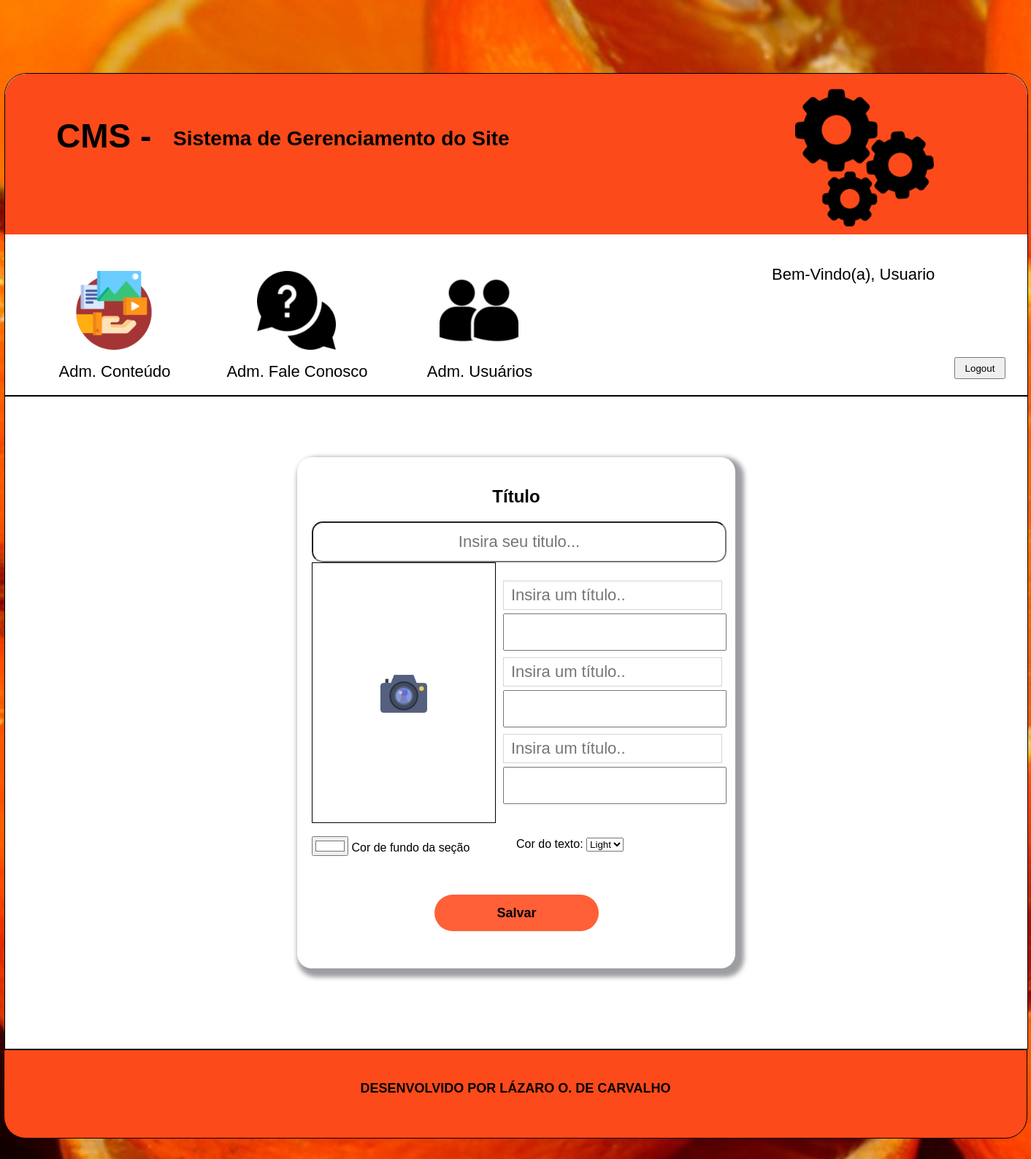
The app's page /cms/addCuriosidades.php (signed in), older data.
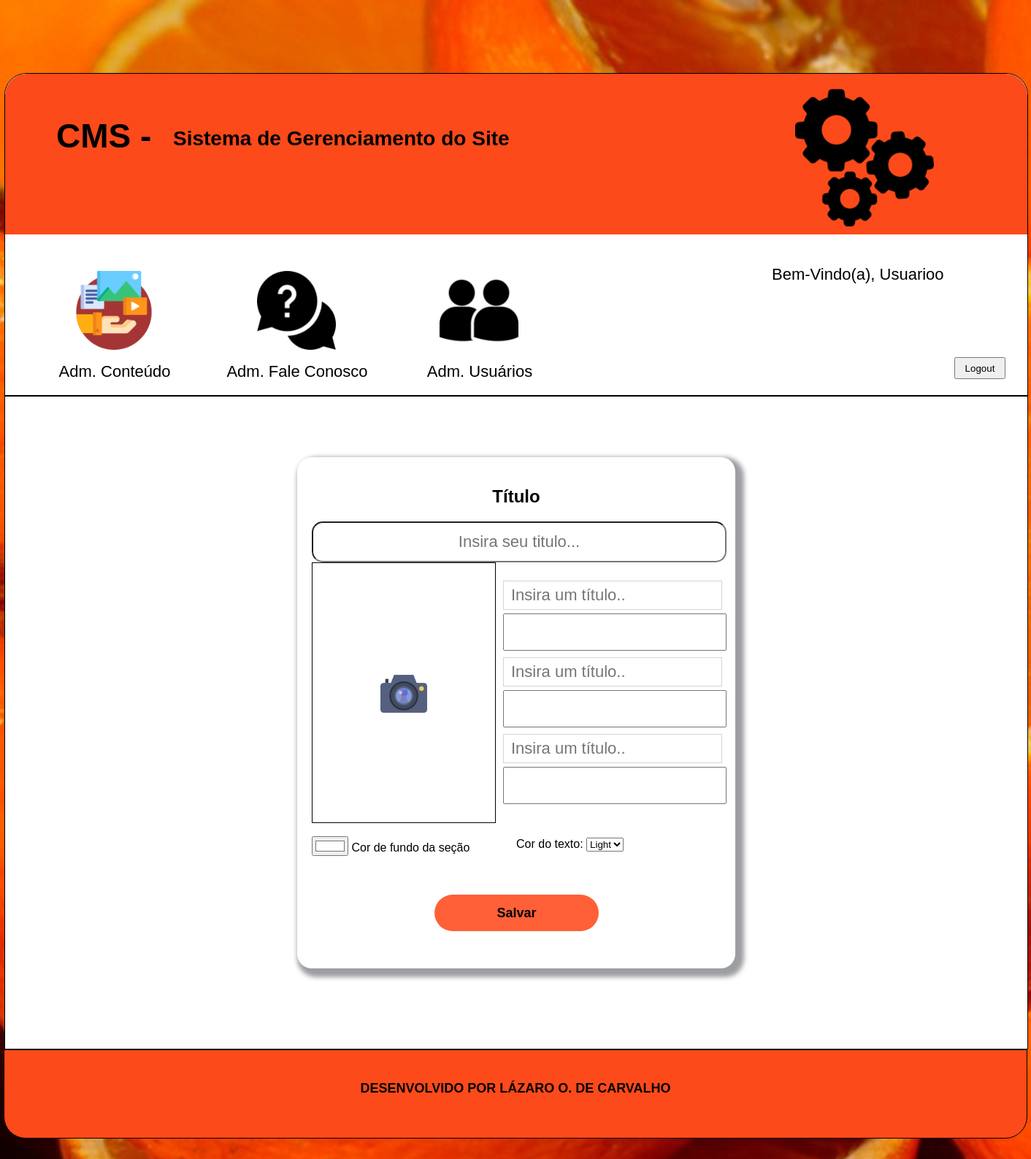
The same page, newer data.
### tables this page shows
CREATE TABLE `tblusuarios` (
  `id` int(11) NOT NULL AUTO_INCREMENT,
  `usuario` varchar(50) DEFAULT NULL,
  `nome` varchar(50) DEFAULT NULL,
  `email` varchar(50) DEFAULT NULL,
  `senha` varchar(50) DEFAULT NULL,
  `codnivel` int(11) DEFAULT NULL,
  `status` tinyint(1) DEFAULT NULL,
  PRIMARY KEY (`id`),
  KEY `codnivel` (`codnivel`),
  CONSTRAINT `tblusuarios_ibfk_1` FOREIGN KEY (`codnivel`) REFERENCES `tblniveis` (`id`)
);

### cms/addCuriosidades.php (the view, shortened to what the changed rows need)
<!DOCTYPE html>
<html lang="pt-br">
    <head>
    </head>
    <body>
    <?php
    require_once('modulos/funcoes.php');
    $conexao = conexaoMysql();
    $elementoHtmlPermissoes = permissoesUsuario($conexao, $_SESSION['id_usuario']);
?>
<!DOCTYPE html>
<html lang="pt-br">
    <head>
        <link type="text/css" rel="stylesheet" href="css/style.css">
    </head>
    <body>
        <div class="imagem_fundo">
            <section class="cms">
                <div class="conteudo center">
                    <div class="container_cms center">
                        <div class='container_cabecalho_cms'>
                            <div class='cms_titulo'>
                                <div class='container_titulo'>
                                    <div class='titulo'>
                                        <div class='cont_titulo'>
                                            <h1 class='titulo_style'> CMS - </h1>
                                        </div>
                                        <div class='cms_subtitulo'>
                                            <h2 class='subtitulo_style'>
                                                Sistema de Gerenciamento do Site
                                            </h2>
                                        </div>
                                    </div>
                                </div>
                            </div>
                            <div class='cms_menu'>
                                <?=$elementoHtmlPermissoes;?>
                                <div class='container_logout'>
                                    <p class='text_logout'>
                                    <?php
                                        $sql = "SELECT * FROM tblusuarios WHERE id = ".$_SESSION['id_usuario'];
                                        $select = mysqli_query($conexao, $sql);
                                        if($rsUsuario = mysqli_fetch_array($select))
                                        {
                                    ?>
                                        Bem-Vindo(a), <?=$rsUsuario['nome'];?>
                                    <?php } ?>
                                    </p>
                                    <form name='frmformulario' method='post' action='bd/logout.php' class='input_logout'>
                                        <input name="btnLogout" type='submit' value='Logout' class='button_logout'>
                                    </form>
                                </div>
                            </div>
                        </div>
                        <div class="cms_conteudo" id="introducaoConteudo">
                            <div class="card_cadastro_conteudo center" id="card_cadastro_curiosidades">
                                <form name="formularioConteudo" method="post" action="bd/salvarCuriosidades.php" enctype="multipart/form-data">
                                    <h1 class="titulo_card">Título</h1>
                                </form>
                            </div>
                        </div>
                    </div>
                </div>
            </section>
        </div>
    </body>
</html>

Row changes from the older to the newer data that the page shows:
changed tblusuarios: nome "Usuario" → "Usuarioo"
